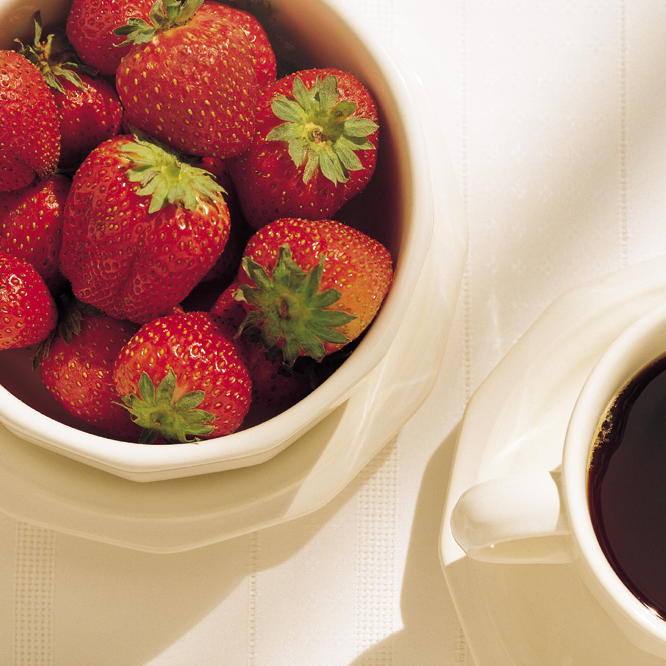
%> input picture addition excercises/Strawberry.tif, 666 x 666 px
$ octave Color1.m   (GNU Octave 9; MATLAB toolbox functions it lacks are replaced by stand-ins)
%> lines starting %> are read from the running program, lines starting %| are printed output that depends on the picture
clear all;
close all;
f = imread('Strawberry.tif');
%> f is the input picture: size 666x666x3 uint8; mean R, G, B 186.3, 145.9, 126.5
fr = f(:, :, 1);
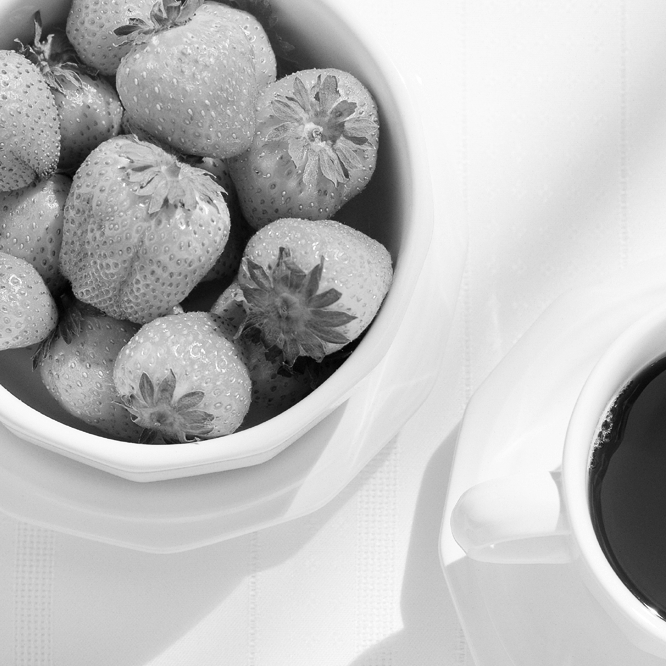
%> fr: size 666x666 uint8; min 2, max 255, mean 186.3
fg = f(:, :, 2);
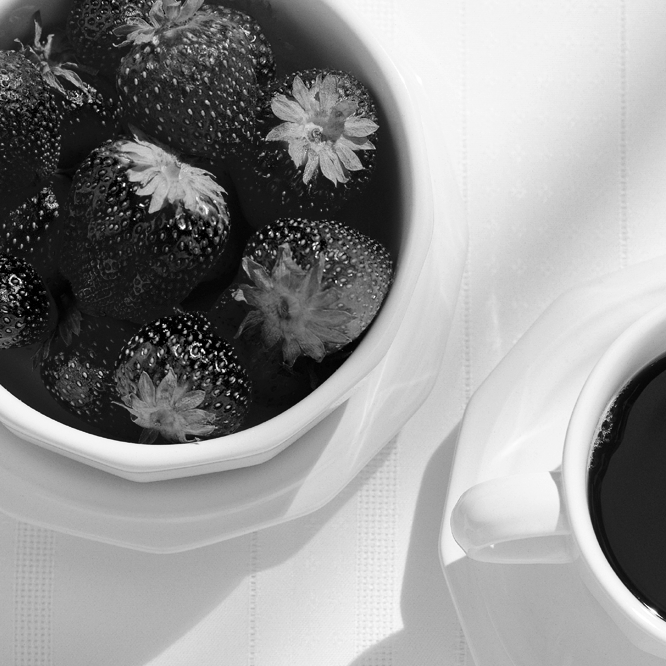
%> fg: size 666x666 uint8; min 0, max 255, mean 145.9
fb = f(:, :, 3);
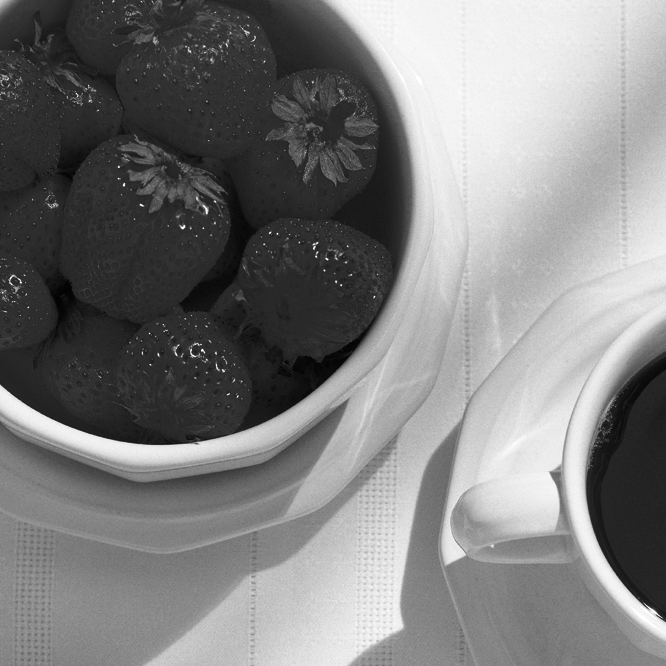
%> fb: size 666x666 uint8; min 2, max 255, mean 126.5
figure(1);
subplot(1, 4, 1);
imshow(f);
subplot(1, 4, 2);
imshow(fr);
subplot(1, 4, 3);
imshow(fg);
subplot(1, 4, 4);
imshow(fb);
